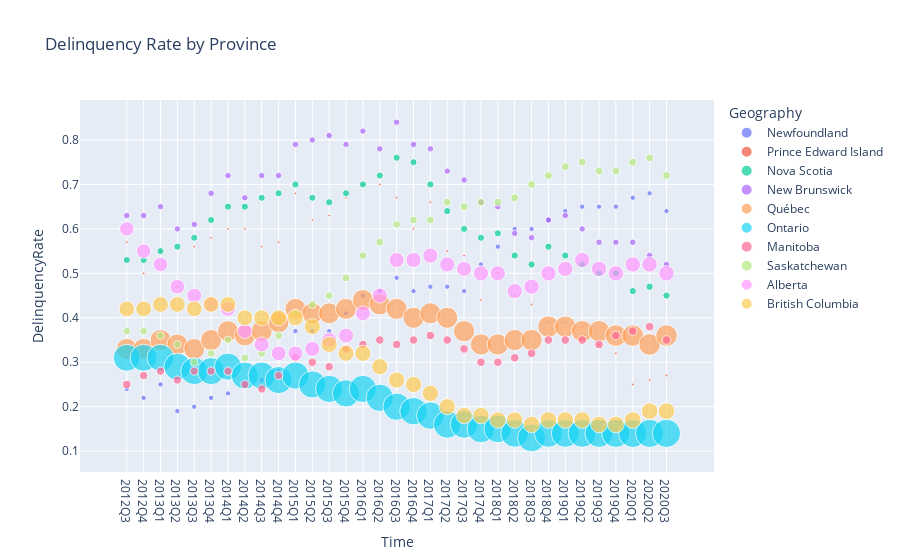

Source (notebook cell):
### Code cell
px.scatter(data_frame=data_pop_del_mort_df,
          y = "DelinquencyRate",
          x = "Time",
          size= "PopulationSize",
          color= "Geography", 
          hover_name="Time",
          title="Delinquency Rate by Province")
